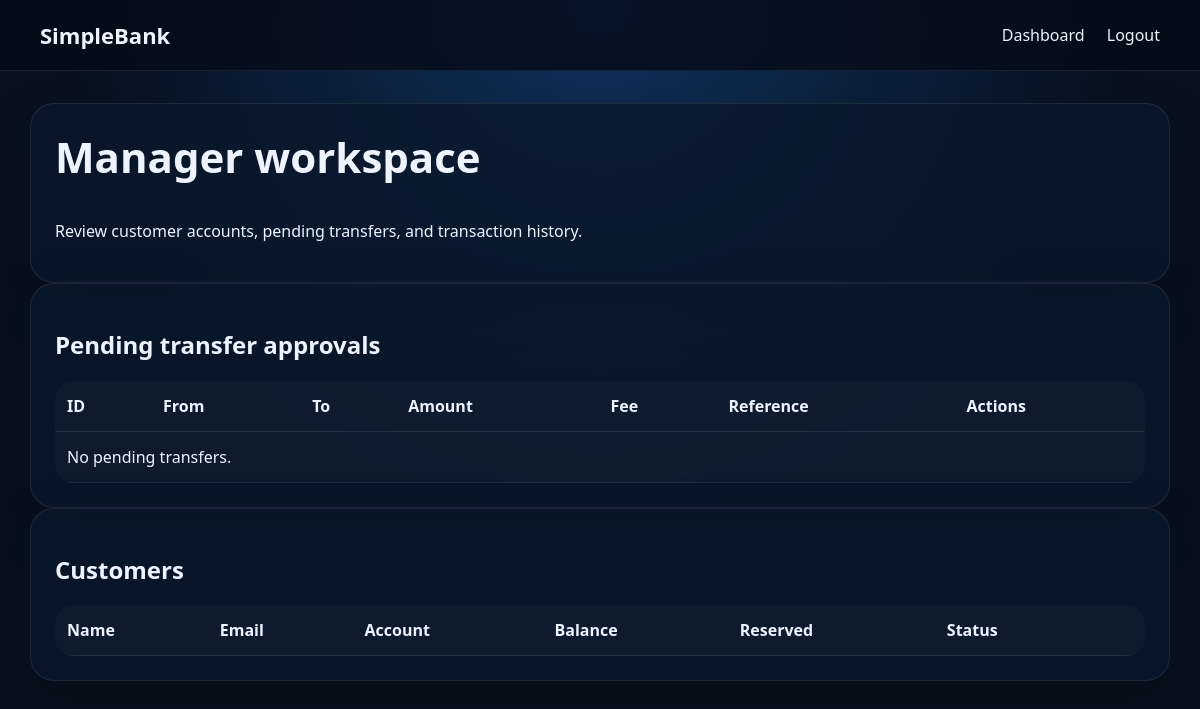
The app's page /app/ (signed in), older data.
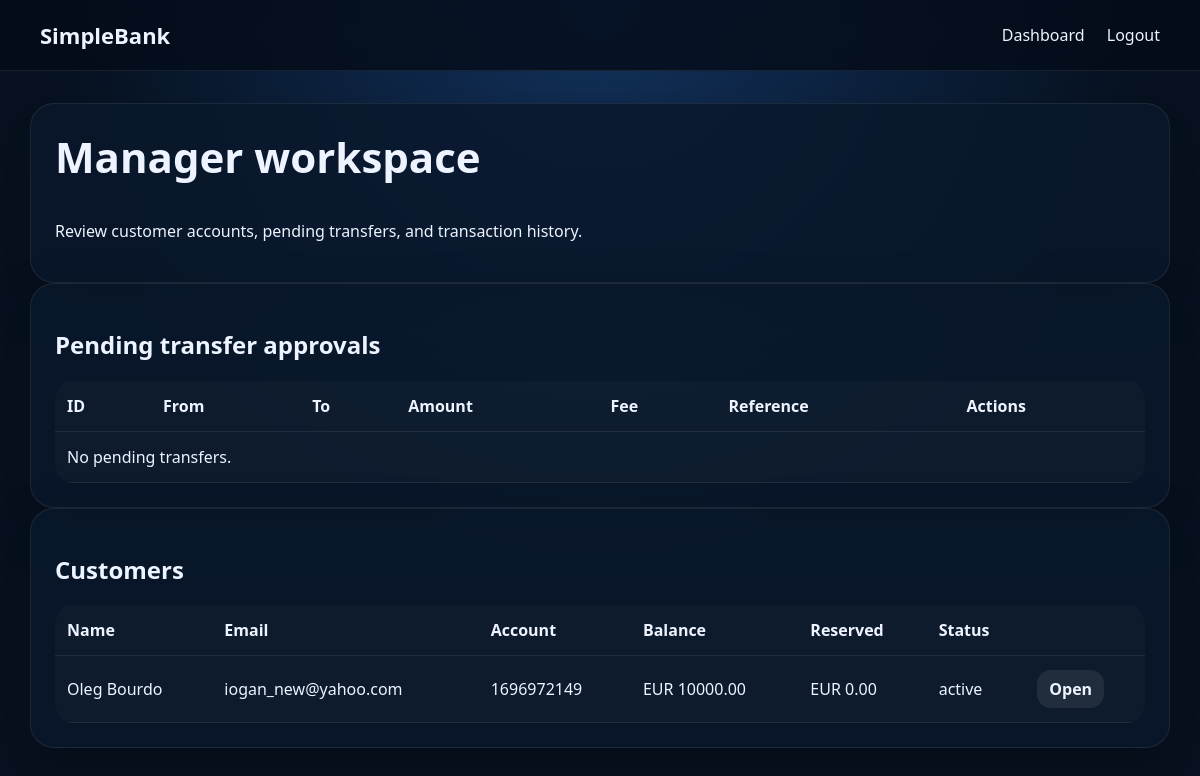
The same page, newer data.
### users/models.py (models this page shows, shortened)
class User(AbstractBaseUser, PermissionsMixin):
    email = models.EmailField(unique=True)
    full_name = models.CharField(max_length=255)
    role = models.CharField(max_length=20, choices=UserRole.choices, default=UserRole.USER)
    is_active = models.BooleanField(default=True)
    is_staff = models.BooleanField(default=False)
    date_joined = models.DateTimeField(default=timezone.now)
    created_at = models.DateTimeField(auto_now_add=True)
    updated_at = models.DateTimeField(auto_now=True)
    USERNAME_FIELD = "email"
    REQUIRED_FIELDS = ["full_name"]
    objects = UserManager()

### accounts/models.py (models this page shows, shortened)
class BankAccount(models.Model):
    user = models.OneToOneField(settings.AUTH_USER_MODEL, on_delete=models.CASCADE, related_name="bank_account")
    account_number = models.CharField(max_length=10, unique=True)
    swift_code = models.CharField(max_length=11, blank=True)
    balance = models.DecimalField(max_digits=14, decimal_places=2, default=Decimal("0.00"))
    reserved_balance = models.DecimalField(max_digits=14, decimal_places=2, default=Decimal("0.00"))
    currency = models.CharField(max_length=3, default="EUR")
    status = models.CharField(max_length=20, choices=AccountStatus.choices, default=AccountStatus.ACTIVE)
    created_at = models.DateTimeField(auto_now_add=True)
    updated_at = models.DateTimeField(auto_now=True)
    class Meta:
        ordering = ["account_number"]

### webui/views.py (the view, shortened to what this page needs)
# urls.py: path("app/", views.dashboard, name="dashboard"),
@login_required
def dashboard(request):
    context = {"role": request.user.role}
    if request.user.role == UserRole.USER:
        context.update(
            {
                "account": request.user.bank_account,
                "recent_transactions": request.user.bank_account.transactions.select_related("related_account")[:8],
                "pending_transfers": request.user.bank_account.outgoing_transfers.filter(status=TransferStatus.PENDING).select_related("receiver_account")[:8],
            }
        )
    elif request.user.role == UserRole.MANAGER:
        context["users"] = User.objects.filter(role=UserRole.USER).select_related("bank_account").order_by("email")
        context["pending_transfers"] = Transfer.objects.filter(status=TransferStatus.PENDING).select_related(
            "sender_account", "receiver_account", "initiated_by"
        )[:20]
    return render(request, "webui/dashboard.html", context)

### templates/webui/dashboard.html (shortened to what this page needs)
{% extends "webui/base.html" %}
{% block content %}
{% if role == 'user' %}
<section class="grid cards">
    <div class="panel">
        <p class="eyebrow">Ledger balance</p>
        <h2>EUR {{ account.balance }}</h2>
        <p>Account {{ account.account_number }} - {{ account.status|title }}</p>
    </div>
    <div class="panel">
        <p class="eyebrow">Reserved</p>
        <h2>EUR {{ account.reserved_balance }}</h2>
        <p>Funds held for pending transfer approvals.</p>
    </div>
    <div class="panel">
        <p class="eyebrow">Available</p>
        <h2>EUR {{ account.available_balance }}</h2>
        <p>Spendable balance after reservations.</p>
    </div>
</section>
<section class="grid two-col">
    <div class="panel">
        <p class="eyebrow">Quick actions</p>
        <div class="actions vertical">
            <a class="button primary" href="{% url 'transfer' %}">Request transfer</a>
            <a class="button secondary" href="{% url 'report' %}">Open report</a>
            <a class="button secondary" href="{% url 'qr' %}">Generate QR</a>
        </div>
    </div>
    <div class="panel">
        <h2>Pending outgoing transfers</h2>
        <table>
            <thead><tr><th>To</th><th>Amount</th><th>Fee</th><th>Status</th></tr></thead>
            <tbody>
                {% for transfer in pending_transfers %}
                    <tr>
                        <td>{{ transfer.receiver_account.account_number }}</td>
                        <td>EUR {{ transfer.amount }}</td>
                        <td>EUR {{ transfer.fee_amount }}</td>
                        <td>{{ transfer.status }}</td>
                    </tr>
                {% empty %}
                    <tr><td colspan="4">No pending transfers.</td></tr>
                {% endfor %}
            </tbody>
        </table>
    </div>
</section>
<section class="panel">
    <h2>Recent transactions</h2>
    <table>
        <thead><tr><th>Type</th><th>Status</th><th>Amount</th><th>Related account</th><th>Date</th></tr></thead>
        <tbody>
            {% for tx in recent_transactions %}
                <tr>
                    <td>{{ tx.type }}</td>
                    <td>{{ tx.status }}</td>
                    <td>EUR {{ tx.amount }}</td>
                    <td>{{ tx.related_account.account_number|default:"-" }}</td>
                    <td>{{ tx.created_at }}</td>
                </tr>
            {% empty %}
                <tr><td colspan="5">No transactions yet.</td></tr>
            {% endfor %}
        </tbody>
    </table>
</section>
{% elif role == 'manager' %}
<section class="panel">
    <h1>Manager workspace</h1>
    <p>Review customer accounts, pending transfers, and transaction history.</p>
</section>
<section class="panel">
    <h2>Pending transfer approvals</h2>
    <table>
        <thead><tr><th>ID</th><th>From</th><th>To</th><th>Amount</th><th>Fee</th><th>Reference</th><th>Actions</th></tr></thead>
        <tbody>
            {% for transfer in pending_transfers %}
                <tr>
                    <td>#{{ transfer.id }}</td>
                    <td>{{ transfer.sender_account.account_number }}</td>
                    <td>{{ transfer.receiver_account.account_number }}</td>
                    <td>EUR {{ transfer.amount }}</td>
                    <td>EUR {{ transfer.fee_amount }}</td>
                    <td>{{ transfer.reference|default:"-" }}</td>
                    <td>
                        <form method="post" action="{% url 'manager-approve-transfer' transfer.id %}" class="inline-form">{% csrf_token %}<button class="button primary small" type="submit">Approve</button></form>
                        <form method="post" action="{% url 'manager-block-transfer' transfer.id %}" class="inline-form">{% csrf_token %}<button class="button danger small" type="submit">Block</button></form>
                    </td>
                </tr>
            {% empty %}
                <tr><td colspan="7">No pending transfers.</td></tr>
            {% endfor %}
        </tbody>
    </table>
</section>
<section class="panel">
    <h2>Customers</h2>
    <table>
        <thead><tr><th>Name</th><th>Email</th><th>Account</th><th>Balance</th><th>Reserved</th><th>Status</th><th></th></tr></thead>
        <tbody>
            {% for bank_user in users %}
                <tr>
                    <td>{{ bank_user.full_name }}</td>
                    <td>{{ bank_user.email }}</td>
                    <td>{{ bank_user.bank_account.account_number }}</td>
                    <td>EUR {{ bank_user.bank_account.balance }}</td>
                    <td>EUR {{ bank_user.bank_account.reserved_balance }}</td>
                    <td>{{ bank_user.bank_account.status }}</td>
                    <td><a class="button secondary small" href="{% url 'manager-user-detail' bank_user.id %}">Open</a></td>
                </tr>
            {% endfor %}
        </tbody>
    </table>
</section>
{% endif %}
{% endblock %}

### templates/webui/base.html (shortened to what this page needs)
<!DOCTYPE html>
<html lang="en">
<head>
    <link rel="stylesheet" href="/static/webui/app.css">
</head>
<body>
    <header class="topbar">
        <div class="brand">SimpleBank</div>
        <nav>
            {% if request.user.is_authenticated %}
                <a href="{% url 'dashboard' %}">Dashboard</a>
                <a href="{% url 'logout' %}">Logout</a>
            {% else %}
                <a href="{% url 'login' %}">Login</a>
                <a href="{% url 'register' %}">Register</a>
            {% endif %}
        </nav>
    </header>
    <main class="page-shell">
        {% block content %}{% endblock %}
    </main>
</body>
</html>

### static/webui/app.css (style rules this page uses)
:root { color-scheme: light; --bg: #07111f; --surface: rgba(10, 24, 44, 0.85); --surface-soft: #0e1d34; --text: #edf3ff; --muted: #9fb4d1; --primary: #5cb8ff; --accent: #7ef0c1; --danger: #ff6d7b; --border: rgba(255,255,255,0.08); }
body { margin: 0; font-family: Segoe UI, Arial, sans-serif; background: radial-gradient(circle at top, #12325d 0%, var(--bg) 55%); color: var(--text); }
.topbar, .page-shell, .panel, .hero-card, table, input, button, a { box-sizing: border-box; }
.topbar { display: flex; justify-content: space-between; align-items: center; padding: 20px 40px; border-bottom: 1px solid var(--border); background: rgba(4, 12, 24, 0.8); backdrop-filter: blur(10px); }
.topbar nav a, .brand { color: var(--text); text-decoration: none; margin-left: 18px; }
.brand { font-weight: 700; font-size: 22px; margin-left: 0; }
.page-shell { max-width: 1180px; margin: 0 auto; padding: 32px 20px 60px; }
.hero h1, .panel h1 { margin-top: 0; font-size: 42px; }
.panel, .hero-card { background: var(--surface); border: 1px solid var(--border); border-radius: 24px; padding: 24px; box-shadow: 0 20px 50px rgba(0,0,0,0.25); }
.button { display: inline-block; text-decoration: none; border: none; border-radius: 14px; padding: 12px 18px; cursor: pointer; font-weight: 600; }
.button.secondary { background: rgba(255,255,255,0.08); color: var(--text); }
.button.small { padding: 8px 12px; }
table { width: 100%; border-collapse: collapse; margin-top: 16px; background: rgba(255,255,255,0.02); border-radius: 18px; overflow: hidden; }
th, td { padding: 14px 12px; border-bottom: 1px solid var(--border); text-align: left; }

Row changes from the older to the newer data that the page shows:
added User: full_name "Oleg Bourdo", email "iogan_new@yahoo.com", bank_account.account_number "1696972149", bank_account.balance "10000.00", bank_account.reserved_balance "0.00", bank_account.status "active"
